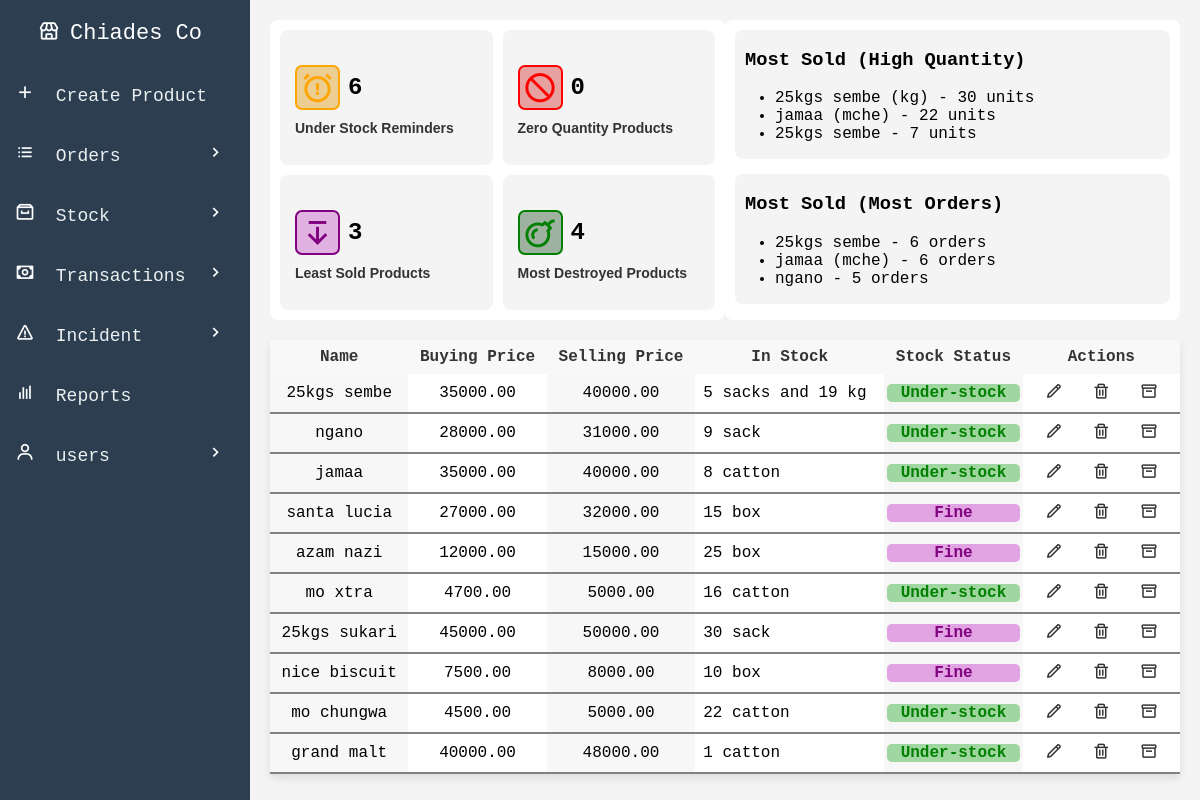
The page /products.php (signed in) on the database its author committed.
### tables this page shows
CREATE TABLE `products` (
  `product_id` int(11) NOT NULL,
  `company_id` int(100) DEFAULT NULL,
  `created_by` int(100) DEFAULT NULL,
  `name` varchar(50) DEFAULT NULL,
  `quantity` decimal(10,2) DEFAULT NULL,
  `quantified` varchar(20) DEFAULT NULL,
  `under_stock_reminder` decimal(10,2) DEFAULT NULL,
  `buying_price` decimal(10,2) DEFAULT NULL,
  `selling_price` decimal(10,2) DEFAULT NULL
);

CREATE TABLE `units` (
  `unit_id` int(11) NOT NULL,
  `product_id` int(11) DEFAULT NULL,
  `company_id` int(11) NOT NULL,
  `created_by` int(11) NOT NULL,
  `name` varchar(20) DEFAULT NULL,
  `per_single_quantity` decimal(10,2) DEFAULT NULL,
  `buying_price` decimal(10,2) DEFAULT NULL,
  `selling_price` decimal(10,2) DEFAULT NULL,
  `available_units` decimal(10,2) DEFAULT NULL
);

### products.php (the view, shortened to what this page needs)
<?php
include 'db_connection.php';
$companyId = $_SESSION['company_id'];
$query = "SELECT * FROM products WHERE company_id = $companyId";
$result = mysqli_query($conn, $query);
$underStockQuery = "SELECT COUNT(*) AS under_stock_reminders FROM products WHERE company_id = $companyId AND quantity < under_stock_reminder";
$zeroQuantityQuery = "SELECT COUNT(*) AS zero_quantity_products FROM products WHERE company_id = $companyId AND quantity = 0";
$leastSoldQuery = "SELECT COUNT(DISTINCT name) AS least_sold_products FROM order_items WHERE company_id = $companyId GROUP BY name HAVING SUM(quantity) < 5";
$destroyedProductsQuery = "SELECT COUNT(*) AS most_destroyed_products FROM quantity_destroyed WHERE company_id = $companyId AND quantity_destroyed > 0";
$underStockResult = $conn->query($underStockQuery)->fetch_assoc()['under_stock_reminders'];
$zeroQuantityResult = $conn->query($zeroQuantityQuery)->fetch_assoc()['zero_quantity_products'];
$leastSoldResult = $conn->query($leastSoldQuery)->num_rows;
$destroyedProductsResult = $conn->query($destroyedProductsQuery)->fetch_assoc()['most_destroyed_products'];
$mostSoldHighQuantityQuery = "SELECT name, SUM(quantity) AS total_quantity_sold FROM order_items WHERE company_id = $companyId GROUP BY name ORDER BY total_quantity_sold DESC LIMIT 3";
$mostSoldOrdersQuery = "SELECT name, COUNT(order_id) AS order_count FROM order_items WHERE company_id = $companyId GROUP BY name ORDER BY order_count DESC LIMIT 3";
$mostSoldHighQuantityResult = $conn->query($mostSoldHighQuantityQuery);
$mostSoldOrdersResult = $conn->query($mostSoldOrdersQuery);
?>
<!DOCTYPE html>
<html lang="en">
<head>
    <link rel="stylesheet" href="css/sidebar.css">
    <link rel="stylesheet" href="css/products.css">
</head>
<body>
<div class="main-content">
    <div class="tile-container">
        <div class="tile left-tile">
            <div class="room upper-left">
                <div class="icon-count">
                    <i class='bx bx-alarm-exclamation icon-under'></i>
                    <span class="count"><?= $underStockResult; ?></span>
                </div>
                <p class="label">Under Stock Reminders</p>
            </div>
            <div class="room upper-right">
                <div class="icon-count">
                    <i class='bx bx-block icon-zero'></i>
                    <span class="count"><?= $zeroQuantityResult; ?></span>
                </div>
                <p class="label">Zero Quantity Products</p>
            </div>
            <div class="room lower-left">
                <div class="icon-count">
                    <i class='bx bx-arrow-from-top icon-least'></i>
                    <span class="count"><?= $leastSoldResult; ?></span>
                </div>
                <p class="label">Least Sold Products</p>
            </div>
            <div class="room lower-right">
                <div class="icon-count">
                    <i class='bx bx-bomb icon-most'></i>
                    <span class="count"><?= $destroyedProductsResult; ?></span>
                </div>
                <p class="label">Most Destroyed Products</p>
            </div>
        </div>
        <div class="tile right-tile">
            <div class="list-section">
                <h3>Most Sold (High Quantity)</h3>
                <ul>
                    <?php while($row = $mostSoldHighQuantityResult->fetch_assoc()): ?>
                        <li><?= $row['name'] . " - " . $row['total_quantity_sold'] . " units"; ?></li>
                    <?php endwhile; ?>
                </ul>
            </div>
            <div class="list-section">
                <h3>Most Sold (Most Orders)</h3>
                <ul>
                    <?php while($row = $mostSoldOrdersResult->fetch_assoc()): ?>
                        <li><?= $row['name'] . " - " . $row['order_count'] . " orders"; ?></li>
                    <?php endwhile; ?>
                </ul>
            </div>
        </div>
    </div>
    <table class="products-table">
        <thead>
            <tr>
                <th>Name</th>
                <th>Buying Price</th>
                <th>Selling Price</th>
                <th>In Stock</th>
                <th>Stock Status</th>
                <th>Actions</th>
            </tr>
        </thead>
        <tbody>
            <?php while($row = mysqli_fetch_assoc($result)): ?>
                <?php
                    $productId = $row['product_id'];
                    $quantity = $row['quantity'];
                    $quantifiedAs = $row['quantified'];
                    $underStockReminder = $row['under_stock_reminder'];
                    $stockStatus = $quantity < $underStockReminder ? 'under-stock' : 'fine';
                    $wholeQuantity = floor($quantity);
                    $decimalQuantity = $quantity - $wholeQuantity;
                    if ($decimalQuantity > 0) {
                        $unitQuery = "
                            SELECT name, per_single_quantity, available_units
                            FROM units
                            WHERE product_id = $productId AND company_id = $companyId
                            ORDER BY per_single_quantity ASC
                            LIMIT 1
                        ";
                        $unitResult = mysqli_query($conn, $unitQuery);
                        $unitRow = mysqli_fetch_assoc($unitResult);
                        if ($unitRow) {
                            $decimalUnits = $decimalQuantity * $unitRow['per_single_quantity'];
                            $decimalUnits = floor($decimalUnits);
                            $quantityDisplay = $wholeQuantity . " " . $quantifiedAs . " and " . $decimalUnits . " " . $unitRow['name'];
                        } else {
                            $quantityDisplay = $wholeQuantity . " " . $quantifiedAs;
                        }
                    } else {
                        $quantityDisplay = $wholeQuantity . " " . $quantifiedAs;
                    }
                ?>
                <tr>
                    <td><?= $row['name']; ?></td>
                    <td><?= $row['buying_price']; ?></td>
                    <td><?= $row['selling_price']; ?></td>
                    <td style="text-align:left"> <?= $quantityDisplay; ?></td>
                    <td> <p class="stock-status <?= $stockStatus; ?>"><?= ucfirst($stockStatus); ?> </p> </td>
                    <td>
                        <a href="edit-product.php?id=<?= $row['product_id']; ?>" class="action-icon"><i class='bx bx-pencil'></i></a>
                        <a href="delete-product.php?id=<?= $row['product_id']; ?>" class="action-icon"><i class='bx bx-trash'></i></a>
                        <a href="view-create_units.php?id=<?= $row['product_id']; ?>" class="action-icon"><i class='bx bx-box'></i></a>
                    </td>
                </tr>
            <?php endwhile; ?>
        </tbody>
    </table>
</div>
</body>
</html>

### css/products.css (style rules this page uses)
body { font-family: 'Courier New', Courier, monospace; margin: 0; background-color: #f4f4f4; }
.main-content { margin-left: 250px; padding: 20px; }
.products-table { background-color: white; width: 100%; border-collapse: collapse; box-shadow: 0 4px 8px rgba(0, 0, 0, 0.1); }
.products-table th { padding: 8px; text-align: center; }
.products-table td { padding: 8px; text-align: center; }
.products-table thead { background-color: #f8f8f8; }
.products-table th { font-weight: bold; color: #333; }
.products-table tbody tr { transition: background-color 0.3s; border-bottom: 2px solid rgb(134, 128, 128); }
.products-table td:nth-child(odd) { background-color: #ffffff; }
.products-table td:nth-child(odd) { background-color: #f7f7f7; }
.action-icon { margin: 0 10px; color: #333; }
.action-icon i { font-size: 18px; }
.tile-container { display: flex; justify-content: space-around; margin-bottom: 20px; }
.tile { display: flex; flex-direction: row; background-color: #fff; border-radius: 8px; }
.left-tile { display: grid; grid-template-columns: 1fr 1fr; grid-template-rows: 1fr 1fr; gap: 10px; width: 500px; background-color: white; padding: 10px; }
.right-tile { display: flex; flex-direction: column; gap: 15px; width: 500px; padding: 10px; background-color: white; }
.room { display: flex; flex-direction: column; align-items: flex-start; background-color: #f4f4f4; padding: 35px 15px 15px 15px; border-radius: 8px; text-align: center; }
.icon-count { display: flex; align-items: center; gap: 8px; margin-bottom: 5px; }
.icon-most { font-size: 35px; border: 2px solid green; color: green; border-radius: 0.2em; padding: 3px; background-color: rgb(159, 178, 159); }
.icon-zero { font-size: 35px; border: 2px solid red; color: red; border-radius: 0.2em; padding: 3px; background-color: rgb(231, 161, 161) }
.icon-least { font-size: 35px; border: 2px solid purple; color: purple; border-radius: 0.2em; padding: 3px; background-color: rgb(225, 177, 225) }
.icon-under { font-size: 35px; border: 2px solid orange; color: orange; border-radius: 0.2em; padding: 3px; background-color: rgb(236, 205, 146) }
.count { font-size: 24px; font-weight: bold; color: black; }
.label { font-size: 14px; color: #333; margin-top: 5px; font-weight: bold; font-family: 'Gill Sans', 'Gill Sans MT', Calibri, 'Trebuchet MS', sans-serif; }
.list-section { background-color: #f4f4f4; border-radius: 8px; }
.list-section h3 { margin-left: 10px; }
.stock-status { font-weight: bold; margin: -5px -5px -5px -5px; }
.stock-status.under-stock { color: green; background-color: rgb(160, 214, 160); border-radius: 0.3em; }
.stock-status.fine { color: purple; background-color: rgb(226, 163, 226); border-radius: 0.3em; }

### rows shown on the page
products: name "25kgs sembe", buying_price "35000.00", selling_price "40000.00", quantityDisplay "5 sacks and 19 kg", stockStatus "Under-stock"
products: name "ngano", buying_price "28000.00", selling_price "31000.00", quantityDisplay "9 sack", stockStatus "Under-stock"
products: name "jamaa", buying_price "35000.00", selling_price "40000.00", quantityDisplay "8 catton", stockStatus "Under-stock"
products: name "santa lucia", buying_price "27000.00", selling_price "32000.00", quantityDisplay "15 box", stockStatus "Fine"
products: name "azam nazi", buying_price "12000.00", selling_price "15000.00", quantityDisplay "25 box", stockStatus "Fine"
products: name "mo xtra", buying_price "4700.00", selling_price "5000.00", quantityDisplay "16 catton", stockStatus "Under-stock"
products: name "25kgs sukari", buying_price "45000.00", selling_price "50000.00", quantityDisplay "30 sack", stockStatus "Fine"
products: name "nice biscuit", buying_price "7500.00", selling_price "8000.00", quantityDisplay "10 box", stockStatus "Fine"
products: name "mo chungwa", buying_price "4500.00", selling_price "5000.00", quantityDisplay "22 catton", stockStatus "Under-stock"
products: name "grand malt", buying_price "40000.00", selling_price "48000.00", quantityDisplay "1 catton", stockStatus "Under-stock"

### other values the page prints
$underStockResult "6"
$zeroQuantityResult "0"
$leastSoldResult "3"
$destroyedProductsResult "4"
$row['name'] "25kgs sembe (kg)"
$row['total_quantity_sold'] "30"
$row['name'] "jamaa (mche)"
$row['total_quantity_sold'] "22"
$row['name'] "25kgs sembe"
$row['total_quantity_sold'] "7"
$row['order_count'] "6"
$row['name'] "ngano"
$row['order_count'] "5"
